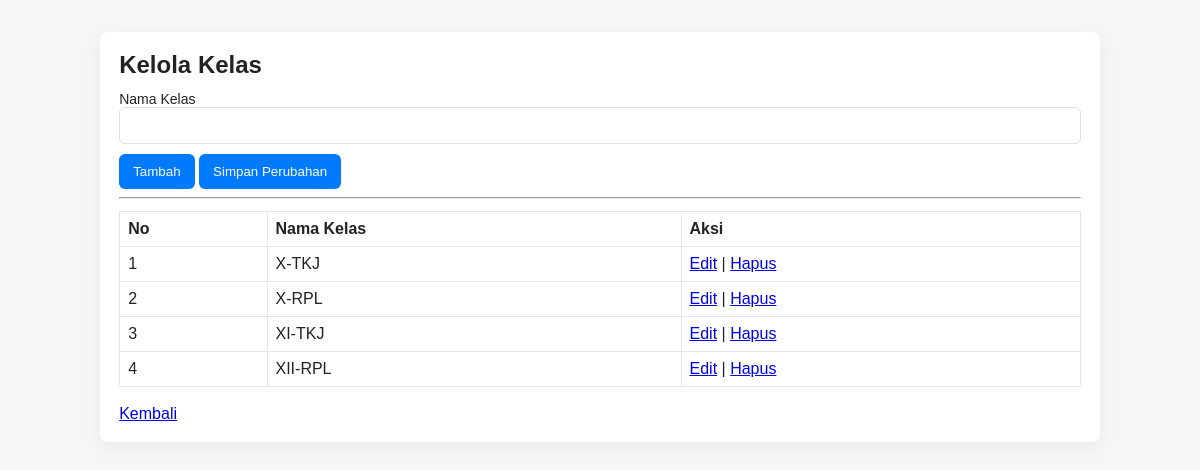
Page /admin_kelas.php (signed in) on the committed database.
### tables this page shows
CREATE TABLE `kelas` (
  `id` int(11) NOT NULL,
  `nama_kelas` varchar(50) NOT NULL
);

### admin_kelas.php (the view, shortened to what this page needs)
<?php
require 'koneksi.php';
$kelas = $koneksi->query('SELECT * FROM kelas ORDER BY id')->fetchAll();
?>
<!doctype html>
<html lang="id">
<head><meta charset="utf-8"><meta name="viewport" content="width=device-width,initial-scale=1">
<title>Kelola Kelas</title><link rel="stylesheet" href="css/style.css"></head>
<body>
<div class="container">
    <h2>Kelola Kelas</h2>
    <form method="POST">
        <label>Nama Kelas<input type="text" name="nama_kelas" id="nama_kelas" required></label>
        <button type="submit" name="tambah">Tambah</button>
        <button type="submit" name="edit">Simpan Perubahan</button>
    </form>
    <hr>
    <table class="table">
        <thead><tr><th>No</th><th>Nama Kelas</th><th>Aksi</th></tr></thead>
        <tbody>
            <?php foreach($kelas as $i=>$k): ?>
                <tr>
                    <td><?= $i+1 ?></td>
                    <td><?=htmlspecialchars($k['nama_kelas'])?></td>
                    <td>
                        <a href="#" class="edit-btn" data-id="<?=$k['id']?>" data-nama="<?=htmlspecialchars($k['nama_kelas'], ENT_QUOTES)?>">Edit</a> |
                        <a href="admin_kelas.php?hapus=<?=$k['id']?>" onclick="return confirm('Hapus kelas ini?')">Hapus</a>
                    </td>
                </tr>
            <?php endforeach;?>
        </tbody>
    </table>
    <br><a href="admin.php">Kembali</a>
</div>
</body>
</html>

### css/style.css (style rules this page uses)
* { box-sizing:border-box }
body { font-family:Arial,Helvetica,sans-serif; background:#f4f6f8; margin:0; padding:0; color:#222 }
.container { max-width:1000px; margin:2rem auto; background:#fff; padding:1.2rem; border-radius:8px; box-shadow:0 6px 20px rgba(0,0,0,0.05) }
h1, h2 { margin:0 0 12px 0 }
label { display:block; margin-bottom:10px; font-size:14px }
input[type=text],input[type=password],input[type=month],select { width:100%;padding:10px;border:1px solid #e0e0e0;border-radius:6px }
button { background:#007bff; color:#fff; border:none; padding:10px 14px; border-radius:6px; cursor:pointer }
.table { width:100%; border-collapse:collapse; margin-top:12px }
.table th,.table td { border:1px solid #e6e6e6; padding:8px; text-align:left }

### rows in the picture
kelas: nama_kelas "X-TKJ"
kelas: nama_kelas "X-RPL"
kelas: nama_kelas "XI-TKJ"
kelas: nama_kelas "XII-RPL"
